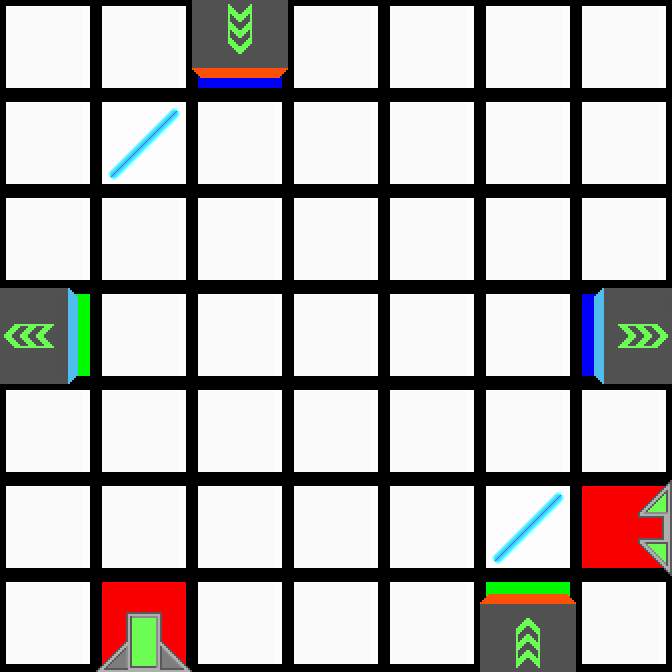

This is a level from a 2D game, rendered from its Tiled map with the project's own tilesets. A one-line summary and the complete map file follow:
An orthogonal 7x7 tile map with 96x96 px tiles, 2 tile layers (Colors, Tiles).

<map version="1.0" orientation="orthogonal" renderorder="right-down" width="7" height="7" tilewidth="96" tileheight="96">
 <properties>
  <property name="AvailableTiles" value="2, 2, 2" />
 </properties>
 <tileset firstgid="1" source="../tiles.tsx" />
 <layer name="Colors" width="7" height="7">
  <data encoding="csv">
87,87,83,87,87,87,87,
87,87,87,87,87,87,87,
87,87,87,87,87,87,87,
82,87,87,87,87,87,83,
87,87,87,87,87,87,87,
87,87,87,87,87,87,81,
87,81,87,87,87,82,87
</data>
 </layer>
 <layer name="Tiles" width="7" height="7">
  <data encoding="csv">
1,1,27,1,1,1,1,
1,2,1,1,1,1,1,
1,1,1,1,1,1,1,
24,1,1,1,1,1,22,
1,1,1,1,1,1,1,
1,1,1,1,1,2,12,
1,5,1,1,1,25,1
</data>
 </layer>
</map>
